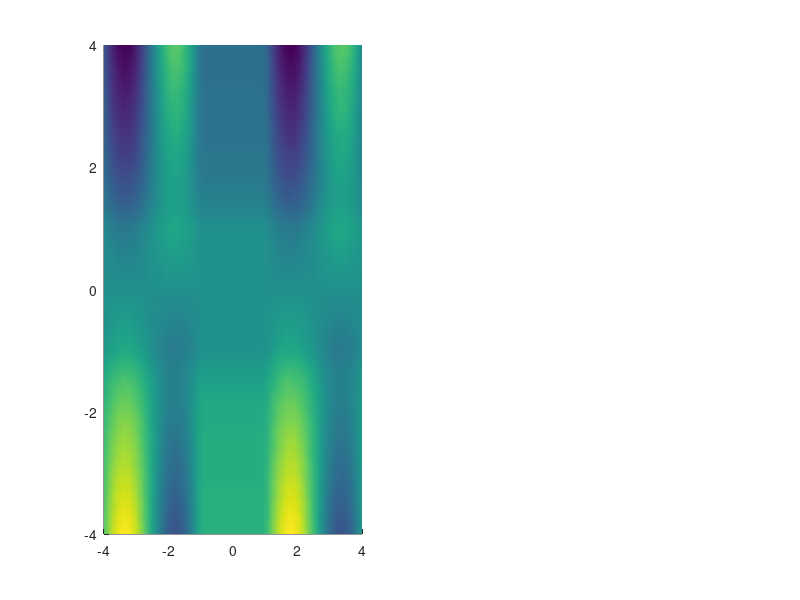

MATLAB code to generate this figure: (Note: this script raises an error after producing the figure.)
%Representation of the function (explicit in this casae)

[x,y]=ndgrid(linspace(-4,4,50),linspace(-4,4,50));
z= y.*sin((abs(x+1)-abs(x-1)-2*x))+...
    atan(abs(y+1)-abs(y-1)-2*y);
% z= ((abs(x+1)-abs(x-1)-2*x))+...
%     (abs(y+1)-abs(y-1)-2*y);
figure(1)
clf
subplot(1,2,1)
hold on

resultsurf=surface(x,y,z);
shading interp
alpha 0.4
view(73,36)
set(resultsurf,'EdgeColor',[0.75,0.75,0.75]);

hold on
espi=1e-12 %treating the numerical errors
contour(x,y,z,[-espi,0,epsi],'k','LineWidth',3)
title('Explicit degenerate function, BruteForce and counture plot')
%% ---------------MDBM solution in case of degenare function
ax=[];
%tolerance problem
ax(1).val=linspace(-4,4.00245335,3);
ax(2).val=linspace(-4,4.0015245,3);
% ax(1).val=linspace(-4,4,3);
% ax(2).val=linspace(-4,4,3);

bound_fuction_name=@foo_degenerate_1;
mdbm_opts=mdbmset('zerotreshold',1e-10);
Niteration=5;% number of iteration
mdbm_sol=mdbm(ax,bound_fuction_name,Niteration,mdbm_opts);
subplot(1,2,2)
plotobject=plot_mdbm(mdbm_sol,[],[],2,[],[],0);% 2 is for surface elemnts, the last zero for "no interpolation of the solution"
shading interp
hold on
plotobject=plot_mdbm(mdbm_sol,'k',[],1,[],[],0);% 1 is for line elemnts, the last zero for "no interpolation of the solution"
set(plotobject(1),'LineWidth',2)

% Triangulated degenerate surface sements

%plotting all the point where the function is evaluated
evalpos=axialpos(mdbm_sol.ax,mdbm_sol.vectindex);
X=evalpos(1,:);
Y=evalpos(2,:);
Z=mdbm_sol.HC;

epsilon=mdbm_sol.opt.zerotreshold;
hold on
plot3(X(Z>epsilon),Y(Z>epsilon),Z(Z>epsilon),'r.')
plot3(X(Z<-epsilon),Y(Z<-epsilon),Z(Z<-epsilon),'g.')
plot3(X(abs(Z)<epsilon),Y(abs(Z)<epsilon),Z(abs(Z)<epsilon),'m.')
view(73,36)
title('MDBM soltuion')
legend({'sol','gradient', 'evaluated +', 'evaluated -', 'evaluated ~zero' },'Location','northoutside','NumColumns',2)

function Z=foo_degenerate_1(ax)
%% version 1: simple calculate the function value(s) for each parameter points
Z=zeros(1,size(ax,2));
for k=1:size(ax,2)
    x=ax(1,k);
    y=ax(2,k);
    
    x1=abs(x+1)-abs(x-1)-2*x;
    y1=abs(y+1)-abs(y-1)-2*y;

    Z(k)=y*sin(x1)+atan(y1);

end

end